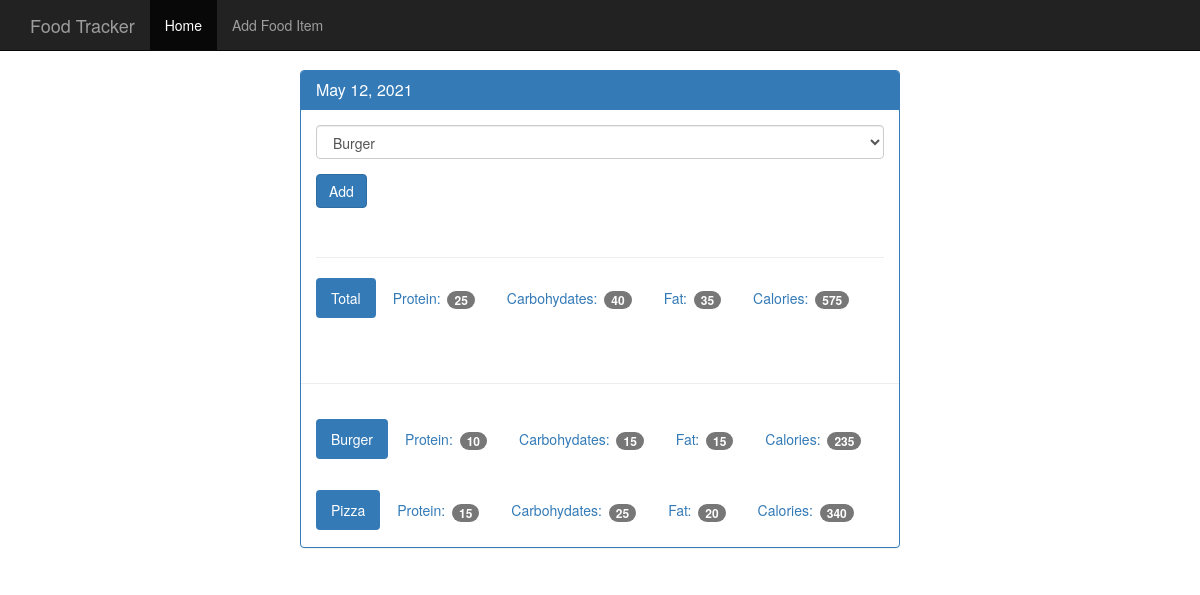
Page /view/20210512 on the committed database.
### tables this page shows
CREATE TABLE food (
    id integer primary key autoincrement,
    food_name text not null,
    protein integer not null,
    carbohydrates integer not null,
    fat integer not null,
    calories integer not null
);

### app.py (the view)
@app.route('/view/<date>', methods=['GET', 'POST'])
def view(date):
    db = get_db()
    cur = db.execute(
        'select id, entry_date from log_date where entry_date = ?', [date])
    date_result = cur.fetchone()
    if request.method == 'POST':
        db.execute('insert into food_date (food_id, log_date_id) values (?, ?)', [
                   request.form['food-select'], date_result['id']])
        db.commit()
    d = datetime.strptime(str(date_result['entry_date']), '%Y%m%d')
    pretty_date = datetime.strftime(d, '%B %d, %Y')
    food_cur = db.execute('select id, food_name from food')
    food_results = food_cur.fetchall()
    log_cur = db.execute(
        '''select food.food_name, food.protein, food.carbohydrates, food.fat, food.calories
        from log_date
        join food_date on food_date.log_date_id = log_date.id
        join food on food.id = food_date.food_id
        where log_date.entry_date = ?''', [date])
    log_results = log_cur.fetchall()
    totals = {}
    totals['protein'] = 0
    totals['carbohydrates'] = 0
    totals['fat'] = 0
    totals['calories'] = 0
    for food in log_results:
        totals['protein'] += food['protein']
        totals['carbohydrates'] += food['carbohydrates']
        totals['fat'] += food['fat']
        totals['calories'] += food['calories']
    return render_template('day.html', entry_date=date_result['entry_date'], pretty_date=pretty_date, food_results=food_results, log_results=log_results, totals=totals, title='Food Tracker - Daily')

### database.py (called while the page is built)
def connect_db():
    sql = sqlite3.connect('./food_log.db')
    sql.row_factory = sqlite3.Row
    return sql

def get_db():
    if not hasattr(g, 'sqlite3_db'):
        g.sqlite_db = connect_db()
    return g.sqlite_db

### templates/day.html (shortened to what this page needs)
{% extends 'base.html' %}
 {% block content %}
    <div class="container theme-showcase col-sm-6 col-sm-offset-3" role="main">
      <div class="row">
        <div>
          <div class="panel panel-primary">
            <div class="panel-heading">
              <h3 class="panel-title"> {{ pretty_date }} </h3>
            </div>
            <div class="panel-body">
              <form method="POST" action="{{url_for('view', date=entry_date)}}">
                <div class="form-group">
                  <select class="form-control" name="food-select">
                    {% for food in food_results %}
                      <option value={{ food.id }}> {{ food.food_name }} </option>
                    {% endfor %}
                  </select>
                </div>
                <button type="submit" class="btn btn-primary">Add</button>
              </form>
              <div class="page-header"></div>
              <ul class="nav nav-pills" role="tablist">
                <li class="active"><a>Total</a></li>
                <li><a>Protein: <span class="badge">{{totals.protein}}</span></a></li>
                <li><a>Carbohydates: <span class="badge">{{totals.carbohydrates}}</span></a></li>
                <li><a>Fat: <span class="badge">{{totals.fat}}</span></a></li>
                <li><a>Calories: <span class="badge">{{totals.calories}}</span></a></li>
              </ul>
            </div>
            <div class="page-header"></div>
              {% for food in log_results %}
                <div class="panel-body">
                  <ul class="nav nav-pills" role="tablist">
                    <li class="active"><a>{{food.food_name}}</a></li>
                    <li><a>Protein: <span class="badge">{{food.protein}}</span></a></li>
                    <li><a>Carbohydates: <span class="badge">{{food.carbohydrates}}</span></a></li>
                    <li><a>Fat: <span class="badge">{{food.fat}}</span></a></li>
                    <li><a>Calories: <span class="badge">{{food.calories}}</span></a></li>
                  </ul>
                </div>
              {% endfor %}
  {% endblock content %}

### static/theme.css (style rules this page uses)
body { padding-top: 70px; padding-bottom: 30px; }

### rows in the picture
food: food_name "Burger", protein "10", carbohydrates "15", fat "15", calories "235"
food: food_name "Pizza", protein "15", carbohydrates "25", fat "20", calories "340"

### other values in the picture
{{ pretty_date }} "May 12, 2021"
{{ totals.protein }} "25"
{{ totals.carbohydrates }} "40"
{{ totals.fat }} "35"
{{ totals.calories }} "575"
form field food-select "Burger"
